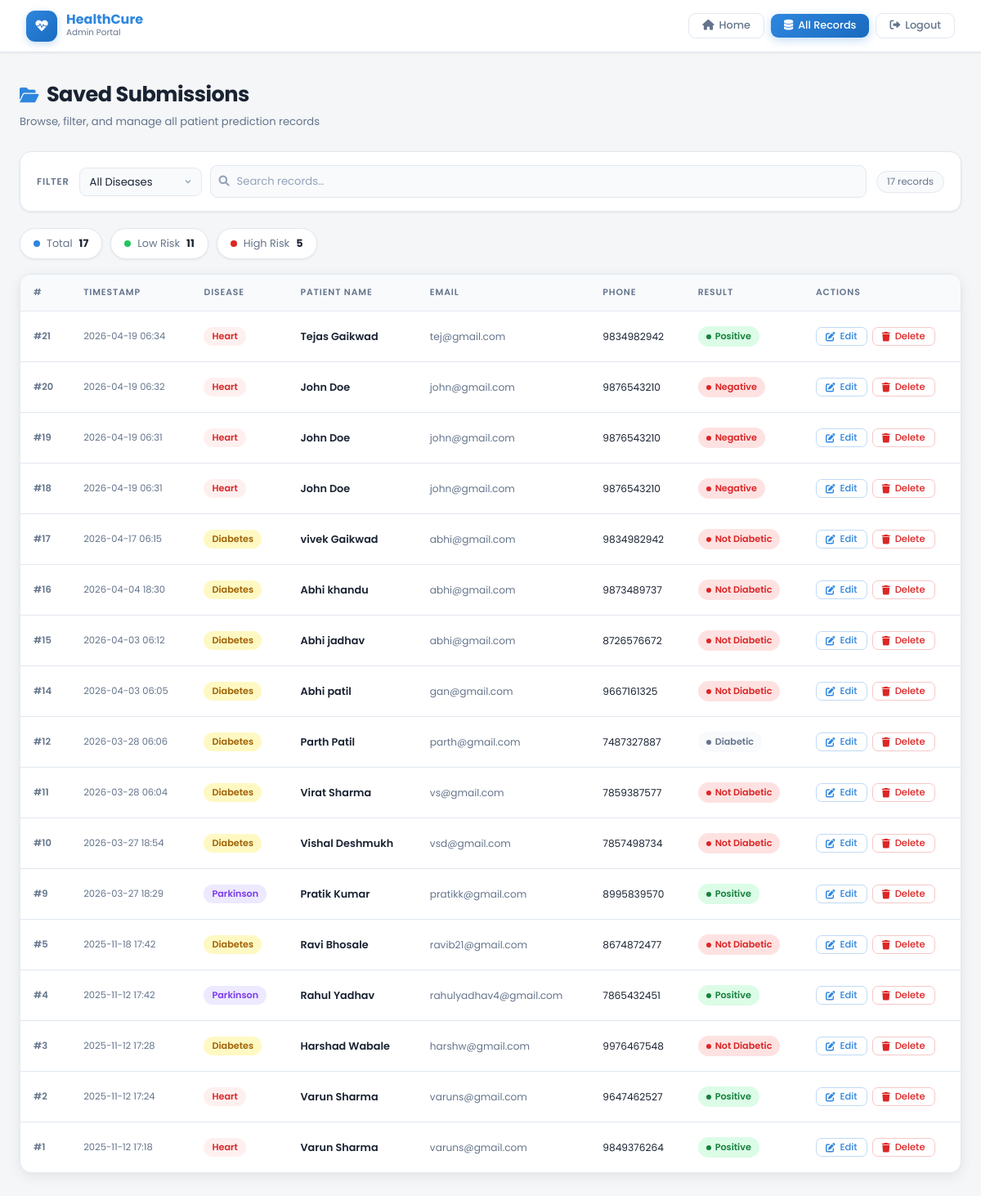
The page /records (signed in) on the database its author committed.
### app.py (models this page shows)
class Submission(db.Model):
    id        = db.Column(db.Integer, primary_key=True)
    firstname = db.Column(db.String(120))
    lastname  = db.Column(db.String(120))
    phone_no  = db.Column(db.String(50))
    area_code = db.Column(db.String(50))
    email     = db.Column(db.String(200))
    disease   = db.Column(db.String(50))
    inputs    = db.Column(db.Text)
    result    = db.Column(db.String(50))
    timestamp = db.Column(db.DateTime, default=datetime.utcnow)

### app.py (the view)
@app.route('/records')
def records():
    if not session.get('admin_logged_in'):
        return redirect(url_for('login', next=request.path))
    disease = request.args.get('disease')
    try:
        if disease:
            submissions = Submission.query.filter_by(disease=disease).order_by(Submission.timestamp.desc()).all()
        else:
            submissions = Submission.query.order_by(Submission.timestamp.desc()).all()
    except Exception:
        submissions = []
    return render_template('records.html', submissions=submissions, json=json, disease=disease)

### templates/records.html (shortened to what this page needs)
<!doctype html>
<html lang="en">
  <head>
    <link rel="stylesheet" href="https://cdnjs.cloudflare.com/ajax/libs/font-awesome/6.0.0/css/all.min.css">
  </head>
  <body>
    <nav class="topbar">
      <div class="topbar-brand">
        <div class="topbar-logo"><i class="fas fa-heartbeat"></i></div>
        <div class="topbar-brand-text">
          <div class="name">HealthCure</div>
          <div class="sub">Admin Portal</div>
        </div>
      </div>
      <div class="topbar-nav">
        <a class="btn btn-ghost" href="/"><i class="fas fa-home"></i> Home</a>
        <a class="btn btn-primary" href="/records"><i class="fas fa-database"></i> All Records</a>
        {% if session.admin_logged_in %}
          <a class="btn btn-logout" href="{{ url_for('logout') }}"><i class="fas fa-sign-out-alt"></i> Logout</a>
        {% endif %}
      </div>
    </nav>
    <div class="page">
      <div class="page-header">
        <h2><i class="fas fa-folder-open" style="color:var(--primary);margin-right:10px;font-size:1.3rem;"></i>Saved Submissions</h2>
        <p>Browse, filter, and manage all patient prediction records</p>
      </div>
      <div class="filter-bar">
        <span class="filter-label">Filter</span>
        <form method="get" action="/records" style="display:flex;align-items:center;gap:10px;flex-wrap:wrap;flex:1;">
          <select name="disease" class="filter-select" onchange="this.form.submit()">
            <option value="" {% if not disease %}selected{% endif %}>All Diseases</option>
          </select>
          <div class="search-wrap">
            <input type="text" class="search-input" placeholder="Search records…" id="searchInput" oninput="filterTable()">
          </div>
        </form>
        <span class="row-count" id="rowCount">— records</span>
      </div>
      {% if submissions and submissions|length > 0 %}
      <div class="stats-row" id="statsRow">
        <div class="stat-chip"><span class="dot dot-blue"></span>Total <strong id="totalCount">{{ submissions|length }}</strong></div>
        <div class="stat-chip"><span class="dot dot-green"></span>Low Risk <strong id="negCount">—</strong></div>
        <div class="stat-chip"><span class="dot dot-red"></span>High Risk <strong id="posCount">—</strong></div>
      </div>
      <div class="table-card">
        <div class="table-scroll">
          <table id="recordsTable">
            <thead>
              <tr>
                <th>#</th>
                <th>Timestamp</th>
                <th>Disease</th>
                <th>Patient Name</th>
                <th>Email</th>
                <th>Phone</th>
                <th>Result</th>
                <th>Actions</th>
              </tr>
            </thead>
            <tbody>
              {% for s in submissions %}
              <tr data-result="{{ s.result | lower }}">
                <td class="id-cell">#{{ s.id }}</td>
                <td class="ts-cell">{{ s.timestamp.strftime('%Y-%m-%d %H:%M') if s.timestamp else '—' }}</td>
                <td>
                  <span class="disease-badge disease-{{ s.disease or 'default' }}">{{ s.disease or '—' }}</span>
                </td>
                <td class="name-cell">{{ s.firstname }} {{ s.lastname }}</td>
                <td class="email-cell">{{ s.email or '—' }}</td>
                <td class="phone-cell">{{ s.phone_no or '—' }}</td>
                <td>
                  {% set r = (s.result or '') | lower %}
                  {% if 'positive' in r or 'high' in r or 'yes' in r %}
                    <span class="result-badge result-positive">{{ s.result }}</span>
                  {% elif 'negative' in r or 'low' in r or 'no' in r %}
                    <span class="result-badge result-negative">{{ s.result }}</span>
                  {% else %}
                    <span class="result-badge result-other">{{ s.result or '—' }}</span>
                  {% endif %}
                </td>
                <td>
                  <div class="action-cell">
                    <a class="btn btn-sm btn-accent-outline" href="{{ url_for('edit_record', record_id=s.id) }}">
                      <i class="fas fa-edit"></i> Edit
                    </a>
                    <form method="post" action="{{ url_for('delete_record', record_id=s.id) }}" class="d-inline" onsubmit="return confirm('Delete record #{{ s.id }}?');" style="display:inline;">
                      <button type="submit" class="btn btn-sm btn-danger-outline">
                        <i class="fas fa-trash"></i> Delete
                      </button>
                    </form>
                  </div>
                </td>
              </tr>
              {% endfor %}
            </tbody>
          </table>
        </div>
      </div>
      {% endif %}
    </div>
  </body>
</html>

### rows shown on the page
Submission: id "21", timestamp "2026-04-19 06:34", disease "Heart", firstname "Tejas", lastname "Gaikwad", email "tej@gmail.com", phone_no "9834982942", result "Positive"
Submission: id "20", timestamp "2026-04-19 06:32", disease "Heart", firstname "John", lastname "Doe", email "john@gmail.com", phone_no "9876543210", result "Negative"
Submission: id "19", timestamp "2026-04-19 06:31", disease "Heart", firstname "John", lastname "Doe", email "john@gmail.com", phone_no "9876543210", result "Negative"
Submission: id "18", timestamp "2026-04-19 06:31", disease "Heart", firstname "John", lastname "Doe", email "john@gmail.com", phone_no "9876543210", result "Negative"
Submission: id "17", timestamp "2026-04-17 06:15", disease "Diabetes", firstname "vivek", lastname "Gaikwad", email "abhi@gmail.com", phone_no "9834982942", result "Not Diabetic"
Submission: id "16", timestamp "2026-04-04 18:30", disease "Diabetes", firstname "Abhi", lastname "khandu", email "abhi@gmail.com", phone_no "9873489737", result "Not Diabetic"
Submission: id "15", timestamp "2026-04-03 06:12", disease "Diabetes", firstname "Abhi", lastname "jadhav", email "abhi@gmail.com", phone_no "8726576672", result "Not Diabetic"
Submission: id "14", timestamp "2026-04-03 06:05", disease "Diabetes", firstname "Abhi", lastname "patil", email "gan@gmail.com", phone_no "9667161325", result "Not Diabetic"
Submission: id "12", timestamp "2026-03-28 06:06", disease "Diabetes", firstname "Parth", lastname "Patil", email "parth@gmail.com", phone_no "7487327887", result "Diabetic"
Submission: id "11", timestamp "2026-03-28 06:04", disease "Diabetes", firstname "Virat", lastname "Sharma", email "vs@gmail.com", phone_no "7859387577", result "Not Diabetic"
Submission: id "10", timestamp "2026-03-27 18:54", disease "Diabetes", firstname "Vishal", lastname "Deshmukh", email "vsd@gmail.com", phone_no "7857498734", result "Not Diabetic"
Submission: id "9", timestamp "2026-03-27 18:29", disease "Parkinson", firstname "Pratik", lastname "Kumar", email "pratikk@gmail.com", phone_no "8995839570", result "Positive"
Submission: id "5", timestamp "2025-11-18 17:42", disease "Diabetes", firstname "Ravi", lastname "Bhosale", email "ravib21@gmail.com", phone_no "8674872477", result "Not Diabetic"
Submission: id "4", timestamp "2025-11-12 17:42", disease "Parkinson", firstname "Rahul", lastname "Yadhav", email "rahulyadhav4@gmail.com", phone_no "7865432451", result "Positive"
Submission: id "3", timestamp "2025-11-12 17:28", disease "Diabetes", firstname "Harshad", lastname "Wabale", email "harshw@gmail.com", phone_no "9976467548", result "Not Diabetic"
Submission: id "2", timestamp "2025-11-12 17:24", disease "Heart", firstname "Varun", lastname "Sharma", email "varuns@gmail.com", phone_no "9647462527", result "Positive"
Submission: id "1", timestamp "2025-11-12 17:18", disease "Heart", firstname "Varun", lastname "Sharma", email "varuns@gmail.com", phone_no "9849376264", result "Positive"

### other values the page prints
{{ submissions|length }} "17"
